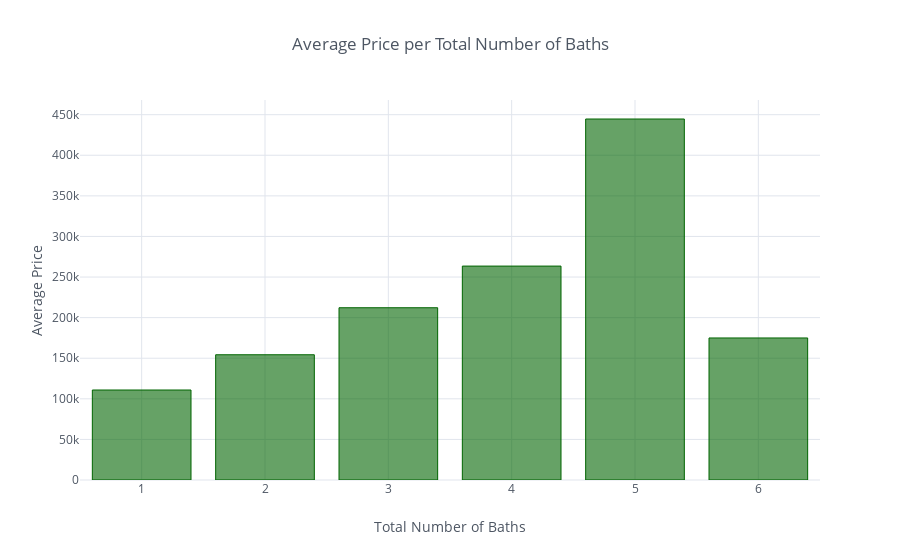

The cell this chart's notebook holds for it:
### Code cell
baths.iplot(kind='bar', mode='markers', x='TotalBaths', y='SalePrice', 
              xTitle='Total Number of Baths', yTitle='Average Price', 
              title='Average Price per Total Number of Baths', color='darkgreen')

### Figure 1 — Plotly figure (JSON) as saved in the notebook; plotly's stock layout.template omitted (floating-point values rounded to 4 significant figures)
{"data": [{"marker": {"color": "rgba(0, 100, 0, 0.6)", "line": {"color": "rgba(0, 100, 0, 1.0)", "width": 1}}, "name": "SalePrice", "orientation": "v", "text": "", "type": "bar", "uid": "5ff9f6fd-bf3b-4425-ba58-764be2e6235b", "x": [6, 5, 4, 3, 2, 1], "y": [175000.0, 444700.0, 263500.0, 212200.0, 154300.0, 110900.0]}], "layout": {"legend": {"bgcolor": "#FFFFFF", "font": {"color": "#4D5663"}}, "paper_bgcolor": "#FFFFFF", "plot_bgcolor": "#FFFFFF", "title": {"font": {"color": "#4D5663"}, "text": "Average Price per Total Number of Baths"}, "xaxis": {"gridcolor": "#E1E5ED", "showgrid": true, "tickfont": {"color": "#4D5663"}, "title": {"font": {"color": "#4D5663"}, "text": "Total Number of Baths"}, "zerolinecolor": "#E1E5ED"}, "yaxis": {"gridcolor": "#E1E5ED", "showgrid": true, "tickfont": {"color": "#4D5663"}, "title": {"font": {"color": "#4D5663"}, "text": "Average Price"}, "zerolinecolor": "#E1E5ED"}}}
